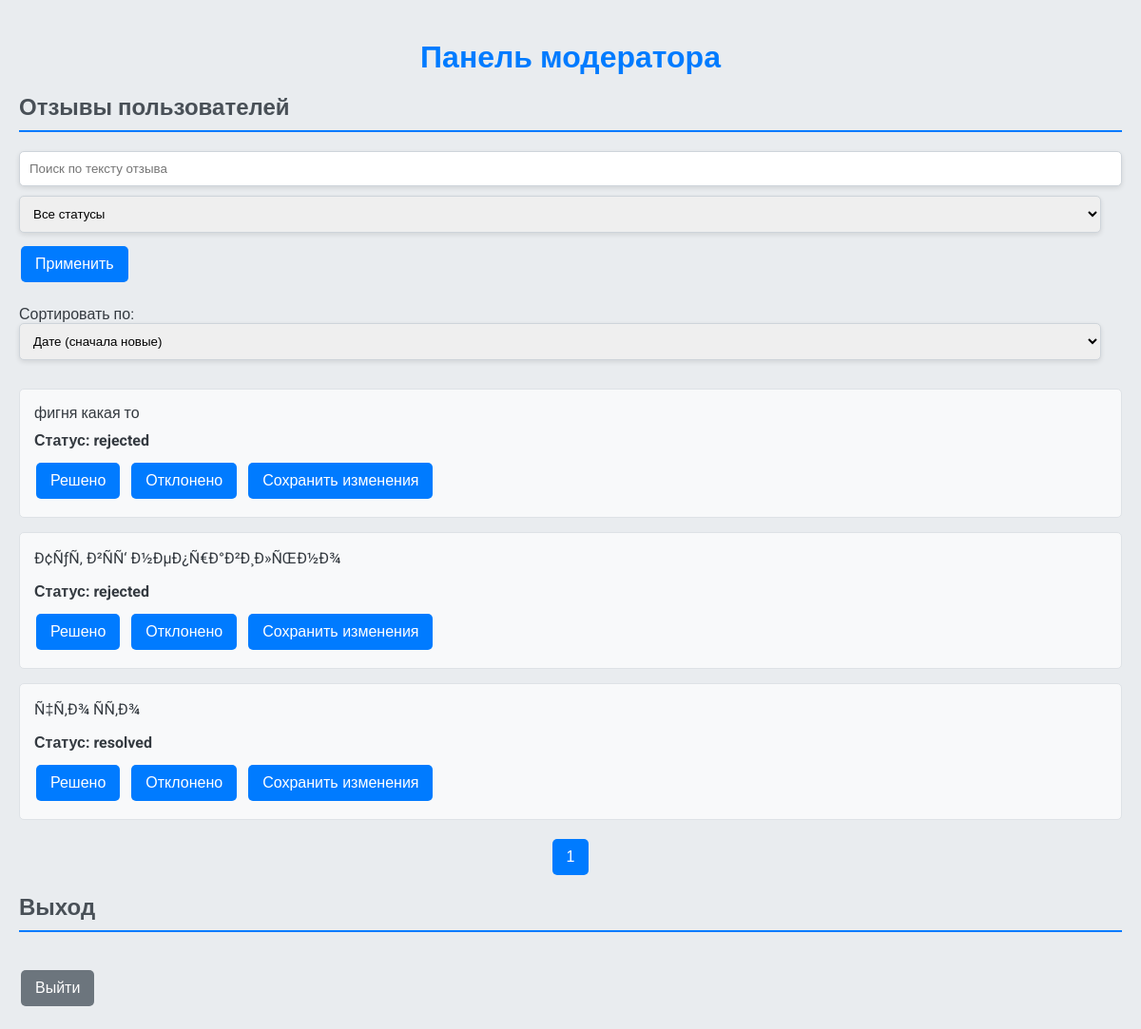
Screenshot of /moderator_inter.php with the database file from the repository.
### tables this page shows
CREATE TABLE `feedback` (
  `id` int(11) NOT NULL,
  `text` text NOT NULL,
  `status` enum('new','resolved','rejected') NOT NULL DEFAULT 'new',
  `created_at` timestamp NOT NULL DEFAULT current_timestamp()
);

### moderator_inter.php (the view, shortened to what this page needs)
<!DOCTYPE html>
<html lang="ru">
<head>
</head>
<body>
<div class="container">
    <h1>Панель модератора</h1>
    <h2>Отзывы пользователей</h2>
    <div class="search-filter">
        <input type="text" id="searchInput" placeholder="Поиск по тексту отзыва">
        <select id="statusFilter">
            <option value="">Все статусы</option>
        </select>
        <button onclick="searchAndFilterFeedback()">Применить</button>
    </div>
    <div class="sort">
        <label for="sortCriteria">Сортировать по:</label>
        <select id="sortCriteria" onchange="sortFeedback()">
            <option value="date_desc">Дате (сначала новые)</option>
        </select>
    </div>
    <div id="feedbackList">
        <?php
        $server = "134.90.167.42:10306";
        $user = "Nefedov";
        $pw = "5bqYdI";
        $db = "project_Nefedov";
        $connect = mysqli_connect($server, $user, $pw, $db);
        $query = "SELECT * FROM `feedback` ORDER BY id DESC";
        $result = mysqli_query($connect, $query);
        if ($result) {
            while ($row = mysqli_fetch_assoc($result)) {
                echo "<div class='feedback-item' data-id='" . $row['id'] . "' data-status='" . $row['status'] . "'>";
                echo "<div class='feedback-text' contenteditable='true'>" . htmlspecialchars($row['text']) . "</div>";
                echo "<div class='feedback-status'>Статус: " . htmlspecialchars($row['status']) . "</div>";
                echo "<div class='feedback-actions'>";
                echo "<button onclick='updateFeedbackStatus(" . $row['id'] . ", \"resolved\")'>Решено</button>";
                echo "<button onclick='updateFeedbackStatus(" . $row['id'] . ", \"rejected\")'>Отклонено</button>";
                echo "<button onclick='saveFeedbackEdit(" . $row['id'] . ")'>Сохранить изменения</button>";
                echo "</div>";
                echo "</div>";
            }
        } else {
            echo "<p>Ошибка при получении отзывов: " . mysqli_error($connect) . "</p>";
        }
        ?>
    </div>
    <div id="pagination"></div>
</div>
<h2>Выход</h2>
<button class="logout-button" id="logout">Выйти</button>
</body>
</html>

### moderator_inter.php (style rules this page uses)
body { font-family: 'Roboto', sans-serif; background-color: #e9ecef; margin: 0; padding: 20px; color: #343a40; }
h1 { text-align: center; color: #007bff; margin-bottom: 20px; }
h2 { margin-top: 20px; color: #495057; border-bottom: 2px solid #007bff; padding-bottom: 10px; }
button { background-color: #007bff; color: white; border: none; padding: 10px 15px; font-size: 16px; margin: 4px 2px; cursor: pointer; border-radius: 5px; transition: background-color 0.3s, transform 0.2s; }
input[type="text"], select { padding: 10px; width: calc(100% - 22px); margin-bottom: 10px; border: 1px solid #ced4da; border-radius: 5px; box-shadow: 0 2px 5px rgba(0, 0, 0, 0.1); }
.container { max-width: 1200px; margin: 0 auto; }
.logout-button { background-color: #6c757d; margin-top: 20px; }
.feedback-item { background-color: #f8f9fa; border: 1px solid #dee2e6; border-radius: 5px; padding: 15px; margin-bottom: 15px; }
.feedback-text { margin-bottom: 10px; }
.feedback-status { font-weight: bold; margin-bottom: 10px; }
.feedback-actions button { margin-right: 10px; }
.search-filter, .sort { margin-bottom: 20px; }
#pagination { text-align: center; margin-top: 20px; }

### rows the page displays
feedback: text "фигня какая то", status "rejected"
feedback: text "Ð¢ÑƒÑ‚ Ð²ÑÑ‘ Ð½ÐµÐ¿Ñ€Ð°Ð²Ð¸Ð»ÑŒÐ½Ð¾", status "rejected"
feedback: text "Ñ‡Ñ‚Ð¾ ÑÑ‚Ð¾", status "resolved"
